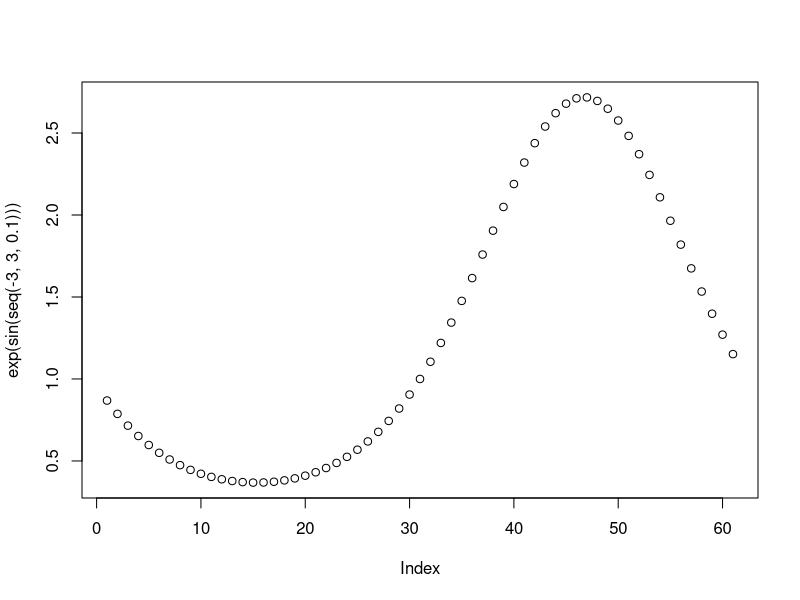
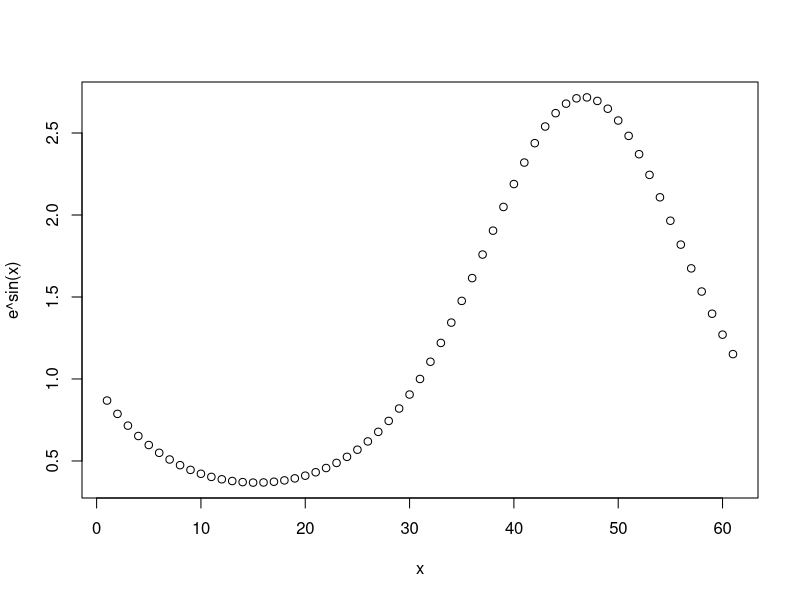
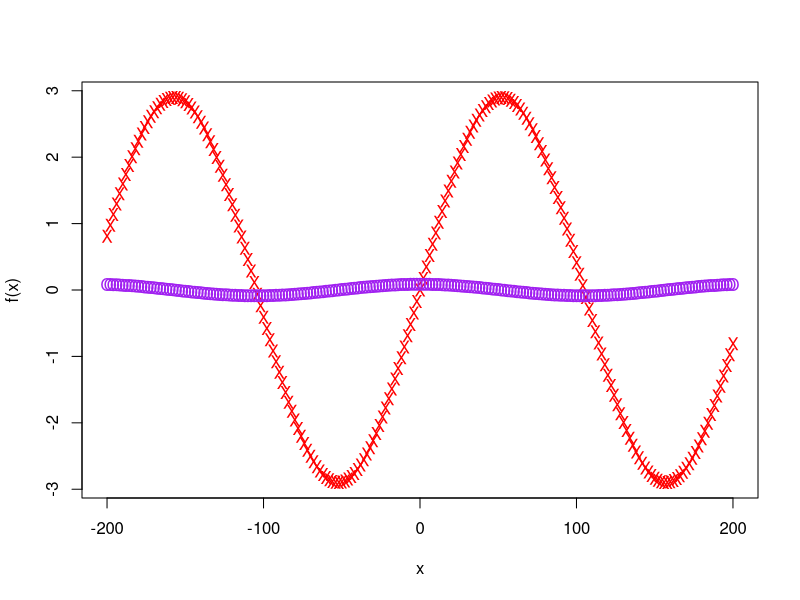

Here is the R script that generated these plots, in order:
# R Computational Toolbox Tutorial 1
# File:  RCTTutorial1_solution.R

# Getting Started

# Quick Review Question 1	Evaluate 100-factorial.
factorial(100)


# Additional Features

# Quick Review Question 2	After pasting the answer to Quick Review
# Question 1, above, type your name and the date on a comment line below
# this one.
# Stephen
# 1/10/2012


# Quick Review Question 3	Add the fractions (not decimal numbers)
# one-half and three-fourths.
1/2 + 3/4


# Quick Review Question 4	log10(x) is the common logarithm of x, or
# logarithm to the base 10.  Evaluate the common logarithm of 23.4.
log10(23.4)



# Quick Review Question 5	log(x) is the natural logarithm of x, usually
# written as ln(x) in mathematical notation.  Evaluate the sine of the
# natural logarithm of 23.4.
sin(log(23.4))


# Quick Review Question 6	e^x is exp(x) in R.  Evaluate the number
# e^2.
exp(2)


# Variables and Assignments

# Quick Review Question 7	
# a.	Assign 4.8 to the variable time.
time = 4.8


# b.	Type time and execute.  
time


# c.	Type time + 3 and execute.
time + 3


# d.	Type time and execute.  Note that execution of Part c did not
# change the value of time.
time


# e.	Type time = time + 3 and execute.  Note that the result of Part c is returned.
time = time + 3

# f.    Type time at the console and execute. Note that the variable's
# value has now been updated as desired.
time

# g.	Evaluate time^3. 
time^3


# Quick Review Question 8
# 	    Write a statement to assign 34 to variable time and then add 0.5 to
# time, changing its value.
time = 34
time = time + .5



# Quick Review Question 9	Use the c function to create vector variables
# for each of the following:
# a.    A vector called ages with values 19, 21, 21, and 20.
ages = c(19,21,21,20)

# b.    A vector called names with values "Ruth," "Callixte," and "Talisha."
names = c("Ruth", "Callixte", "Talisha")


# Quick Review Question 10	Use the seq function to create vector variables
# for each of the following:
# a.    A vector called itemNumbers with all the whole numbers between (and
# including) 10000 and 10005.
itemNumbers = seq(10000,10005)

# b.    A vector called pipeFittings with all the even numbers between (and
# including) 32 and 48.
pipeFittings = seq(32,48,2)


# c.    A vector called timeChecks that contains numbers from 0 to 4, in
# increments of .25.
timeChecks = seq(0,4,.25)


# User-defined Functions

# Quick Review Question 11	Define a function quick(x) = 3sin(x - 1) + 2.
# Evaluate the function at 5.  
quick = function(x) 3 * sin(x-1) + 2
quick(5)


# Online Documentation

# Quick Review Question 12  

# As a COMMENT line, below, paste the code to access the help page for the
# built-in function "log10".
# ?log10


# Quick Review Question 13  

# Use the help system to search for the word "deviation" and see if
# you can discover the name of the function to perform a standard
# deviation. Paste the name of that function on the line below, as a
# comment.
# sd


# Displaying

# Quick Review Question 14	Write a statement to assign 3 to t.  Then,
# employ cat to display "Velocity is", the result of the computation
# -9.8 * t, and "m/sec." Output for the cat command should be as follows:
# Velocity is -29.4 m/sec.
t = 3
cat("Velocity is", -9.8*t, "m/sec.\n")


# Looping

# Quick Review Question 15	Write a segment to assign 1 to a variable d
# without displaying 1.  In a loop that executes 10 times, change the value
# of d to be double what it was before the previous iteration.  After the
# loop, type d so that R displays d's final value.  Before executing
# the loop, determine the final value so you can check your work.
d = 1
for (i in 1:10) {
    d = d * 2
}
cat(d,"\n")


# Quick Review Question 16	For this question, complete another version of
# the segment above that displays distance and time.  In this version, do
# not initialize dist.  Employ a loop with an index i that takes on integer
# values from 1 through 7.  Within the loop, the value of dist is computed
# as 2.25i.  
# Uncomment (remove the leading "#" character) the following code. Then, 
# after replacing each xxxxxxxxxx with the proper code, execute, and compare
# the results with the similar segment above.
for (i in 1:7) {
   dist = 2.25 * i
   t =  (24.5 - sqrt(600.25 - 19.6 * dist))/9.8;
   cat("For distance ",dist,", time = ", round(t,2), " seconds.\n",sep="");
}



# Quick Review Question 17
# a.	Define the function qrq17(x) = ln(3x + 2).  Recall that log is the
# R function for the natural logarithm.
qrq17 = function(x) log(3*x + 2)

# b.	Write a loop that prints the value of k and qrq17(k) for k taking
# on integer values from 1 through 8.
for (k in 1:8) {
    cat("k=",k,", qrq17(k)=",qrq17(k),"\n",sep="")
}

# Plotting

# Quick Review Question 18	Graph e^sin(x) from -3 to 3 in .1 increments.
x11()
plot(exp(sin(seq(-3,3,.1))))


# Quick Review Question 19	Adjust the answer to the previous Quick Review
# Question to label the x and y axes.
x11()
plot(exp(sin(seq(-3,3,.1))),xlab="x",ylab="e^sin(x)")


# Differentiation

# Quick Review Question 20	Give R code to do the following:
# a. Create a function f = 2.9 sin(0.03x).
f = function(x) 2.9*sin(0.03 * x)

# b. Create an expression fexp = 2.9 sin(0.03x) so that it can be
# differentiated.
fexp = expression(2.9 * sin(0.03 * x))


# c. Differentiate the expression using the D function (don't forget the
# second argument.)  Assign that differentiated expression to a variable df.
df = D(fexp,"x")


# d. Create a vector called x that contains values from -200 to 200 by twos.
x = seq(-200,200,2)


# e. Plot the function f vs the x vector. Use parameters pch and col to draw
# the plot points with red X's.
plot(x,f(x),pch="X",col="red")


# f. Add to the plot the derivative df vs the x vector. Use parameters pch
# and col to draw the plot points with purple O's. 
# (Don't forget you'll need to use the eval function.)
points(x,eval(df),pch="O",col="purple")


# Integration

# Quick Review Question 21	Compute the definite integral of sin^2(x) from
# 0 to 2pi.
f = function(x) sin(x)^2
integrate(f,0,2*pi)


# You're done with this tutorial! Save this RTutorial1.R file and send it
# to your instructor.
